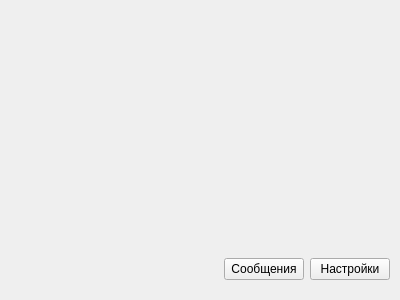
<?xml version="1.0" encoding="UTF-8"?>
<ui version="4.0">
 <class>PluginWidget</class>
 <widget class="QWidget" name="PluginWidget">
  <property name="geometry">
   <rect>
    <x>0</x>
    <y>0</y>
    <width>400</width>
    <height>300</height>
   </rect>
  </property>
  <property name="windowTitle">
   <string>Form</string>
  </property>
  <widget class="QWidget" name="horizontalLayoutWidget">
   <property name="geometry">
    <rect>
     <x>9</x>
     <y>249</y>
     <width>381</width>
     <height>41</height>
    </rect>
   </property>
   <layout class="QHBoxLayout" name="horizontalLayout">
    <item>
     <spacer name="horizontalSpacer">
      <property name="orientation">
       <enum>Qt::Horizontal</enum>
      </property>
      <property name="sizeHint" stdset="0">
       <size>
        <width>40</width>
        <height>20</height>
       </size>
      </property>
     </spacer>
    </item>
    <item>
     <widget class="QPushButton" name="pushButton_2">
      <property name="text">
       <string>Сообщения</string>
      </property>
     </widget>
    </item>
    <item>
     <widget class="QPushButton" name="_pbSettings">
      <property name="text">
       <string>Настройки</string>
      </property>
     </widget>
    </item>
   </layout>
  </widget>
 </widget>
 <resources/>
 <connections>
  <connection>
   <sender>_pbSettings</sender>
   <signal>clicked()</signal>
   <receiver>PluginWidget</receiver>
   <slot>showSettings()</slot>
   <hints>
    <hint type="sourcelabel">
     <x>346</x>
     <y>268</y>
    </hint>
    <hint type="destinationlabel">
     <x>477</x>
     <y>229</y>
    </hint>
   </hints>
  </connection>
 </connections>
 <slots>
  <slot>showSettings()</slot>
 </slots>
</ui>
